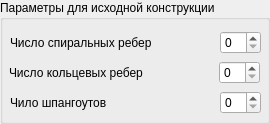
     <widget class="QGroupBox" name="groupBox">
      <property name="sizePolicy">
       <sizepolicy hsizetype="Expanding" vsizetype="Minimum">
        <horstretch>0</horstretch>
        <verstretch>0</verstretch>
       </sizepolicy>
      </property>
      <property name="title">
       <string>Параметры для исходной конструкции</string>
      </property>
      <widget class="QWidget" name="horizontalLayoutWidget_4">
       <property name="geometry">
        <rect>
         <x>10</x>
         <y>30</y>
         <width>251</width>
         <height>25</height>
        </rect>
       </property>
       <layout class="QHBoxLayout" name="horizontalLayout_4">
        <property name="sizeConstraint">
         <enum>QLayout::SizeConstraint::SetDefaultConstraint</enum>
        </property>
        <item>
         <widget class="QLabel" name="label_N">
          <property name="text">
           <string>Число спиральных ребер</string>
          </property>
         </widget>
        </item>
        <item>
         <spacer name="horizontalSpacer">
          <property name="orientation">
           <enum>Qt::Orientation::Horizontal</enum>
          </property>
          <property name="sizeHint" stdset="0">
           <size>
            <width>40</width>
            <height>20</height>
           </size>
          </property>
         </spacer>
        </item>
        <item>
         <widget class="QSpinBox" name="spinBox_input_N_spiral"/>
        </item>
       </layout>
      </widget>
      <widget class="QWidget" name="horizontalLayoutWidget_5">
       <property name="geometry">
        <rect>
         <x>9</x>
         <y>60</y>
         <width>251</width>
         <height>25</height>
        </rect>
       </property>
       <layout class="QHBoxLayout" name="horizontalLayout_5">
        <item>
         <widget class="QLabel" name="label_m">
          <property name="text">
           <string>Число кольцевых ребер</string>
          </property>
         </widget>
        </item>
        <item>
         <spacer name="horizontalSpacer_2">
          <property name="orientation">
           <enum>Qt::Orientation::Horizontal</enum>
          </property>
          <property name="sizeHint" stdset="0">
           <size>
            <width>40</width>
            <height>20</height>
           </size>
          </property>
         </spacer>
        </item>
        <item>
         <widget class="QSpinBox" name="spinBox_input_N_ring"/>
        </item>
       </layout>
      </widget>
      <widget class="QWidget" name="horizontalLayoutWidget_6">
       <property name="geometry">
        <rect>
         <x>10</x>
         <y>90</y>
         <width>251</width>
         <height>25</height>
        </rect>
       </property>
       <layout class="QHBoxLayout" name="horizontalLayout_6">
        <item>
         <widget class="QLabel" name="label_m_shp">
          <property name="text">
           <string>Чило шпангоутов</string>
          </property>
         </widget>
        </item>
        <item>
         <spacer name="horizontalSpacer_3">
          <property name="orientation">
           <enum>Qt::Orientation::Horizontal</enum>
          </property>
          <property name="sizeHint" stdset="0">
           <size>
            <width>40</width>
            <height>20</height>
           </size>
          </property>
         </spacer>
        </item>
        <item>
         <widget class="QSpinBox" name="spinBox_input_N_shp"/>
        </item>
       </layout>
      </widget>
     </widget>
